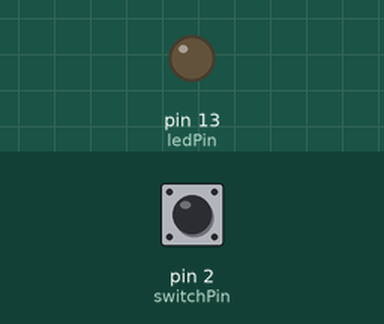
The sketch below on a simulated Arduino Uno, built with avr-gcc and run on an emulated ATmega328P. Shown: output pins drawn as LEDs (lit = HIGH). The inputs (shaded band) are chosen by the test bench; at power-on: pin 2 (switchPin) LOW. What the sketch prints to the serial monitor is not drawn.

Above: at 1.2 s.
1.3 s: pin 2 (switchPin) pulled HIGH for 0.15 s
At 1.38 s:
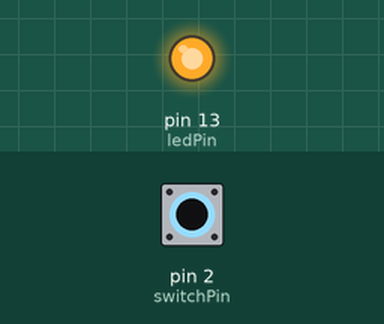
2.9 s: pin 2 (switchPin) pulled HIGH for 3.2 s
At 6.8 s:
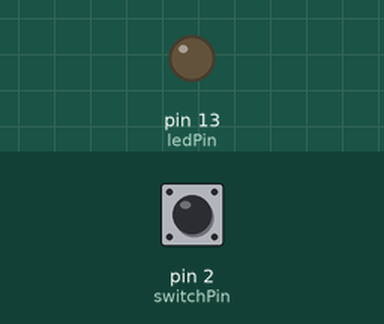
Timing chart, 0 to 8.3 s (numbered marks = the images above; inputs shaded):
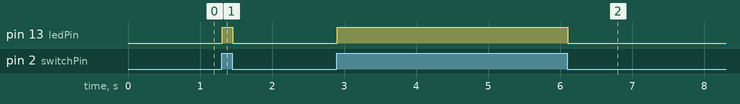

Measured:
- after the input at 1.3 s, pin 13 (ledPin): LOW → HIGH at once, → LOW 0.15 s later
- after the input at 2.9 s, pin 13 (ledPin): LOW → HIGH at once, → LOW 3.2 s later

The sketch:

Transmitter.ino
```cpp
const int ledPin = 13;
const int switchPin = 2;

int switchState = 0;

void setup()
{
  Serial.begin(9600);
  pinMode(switchPin, INPUT);
  pinMode(ledPin, OUTPUT);
}

void loop()
{
    switchState = digitalRead(switchPin);

    if(switchState == HIGH)
      {
      Serial.write(switchState);
      Serial.flush();
      digitalWrite(ledPin, HIGH);
      Serial.println(switchState);
      delay(1);
      }
    else
      {
      Serial.write(switchState);
      Serial.flush();
      digitalWrite(ledPin, LOW);
      Serial.println(switchState);
      delay(1);
      }
}
```
